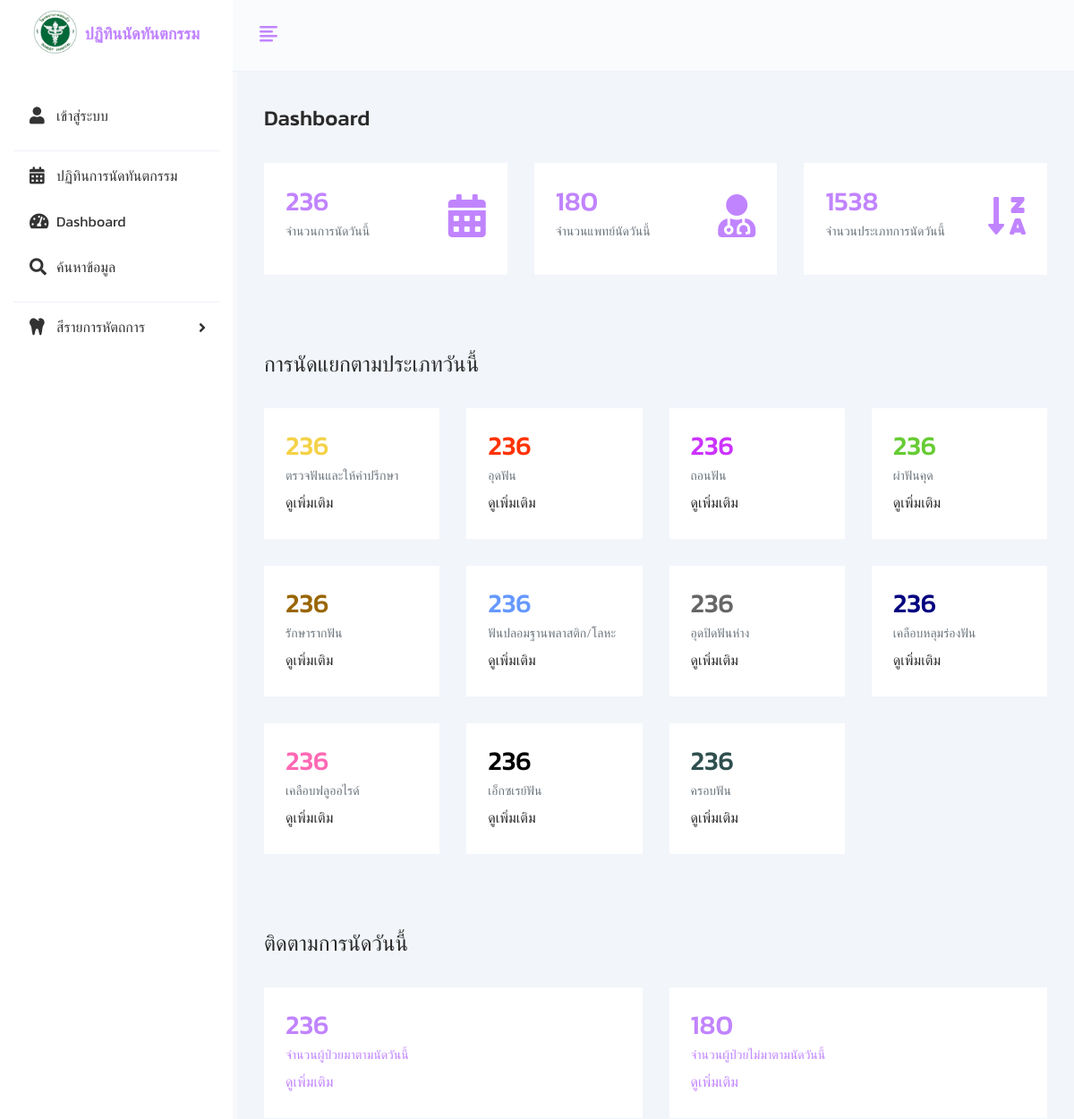
/dashboard.php (upper part), run on an earlier commit of the app's database.
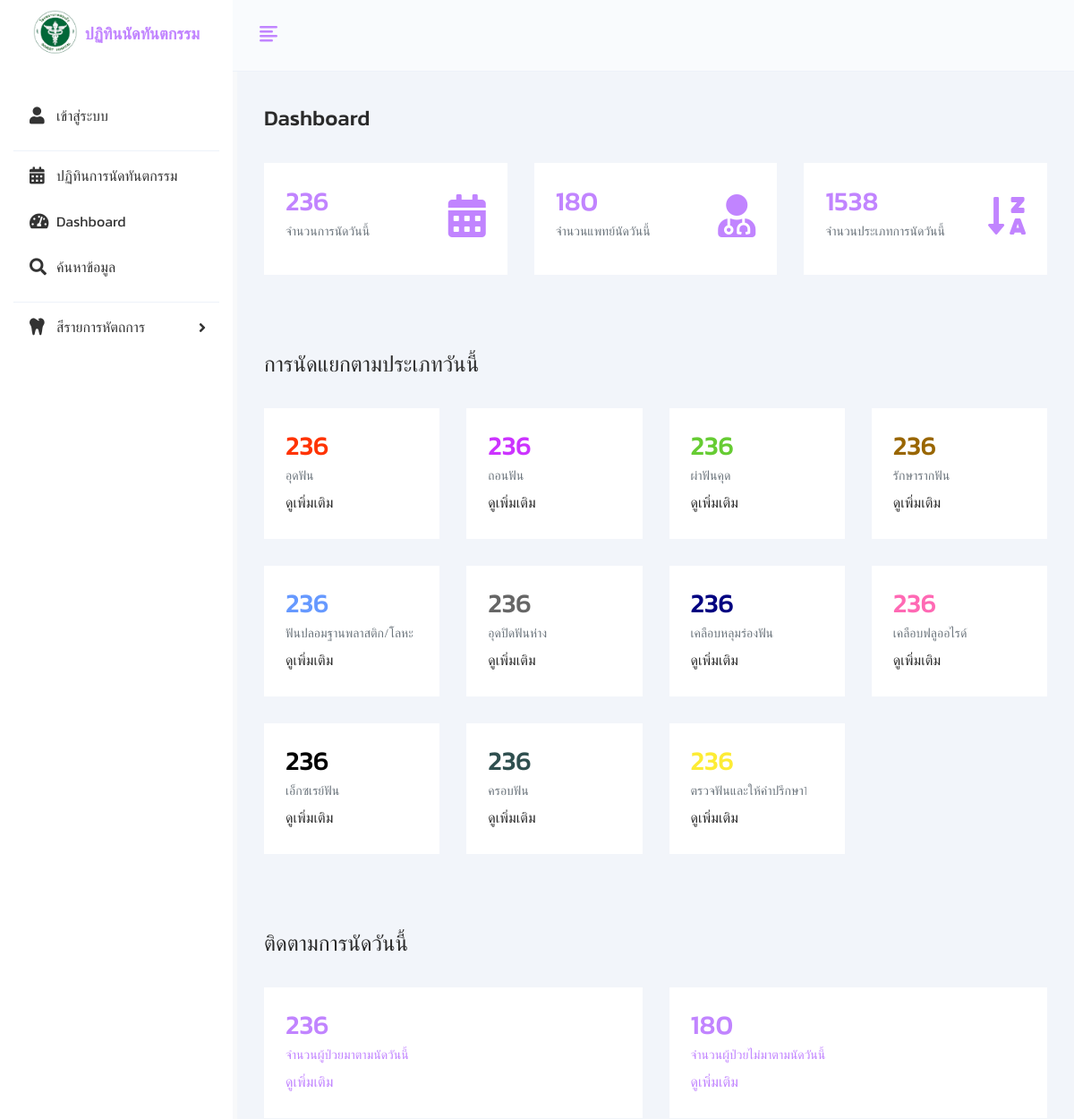
And on a later commit of the database.
### tables this page shows
CREATE TABLE `procedures`  (
  `procedure_id` int NOT NULL AUTO_INCREMENT,
  `procedure_name` varchar(50) NOT NULL,
  `color` varchar(200) NOT NULL,
  PRIMARY KEY (`procedure_id`) USING BTREE
);

### dashboard.php (the view, shortened to what this page needs)
<?php
include('db/pdo_connect.php');
$sql = "SELECT * FROM procedures ";
$stmt = $db->prepare($sql);
$stmt->execute();
$procedures_color = $stmt->fetchAll();
?>
<?php include "components/header-level.php" ?>
<?php include "components/sidebar-level.php" ?>
<div class="main-wrapper">
  <div class="page-wrapper">
    <div class="content container-fluid">
      <div class="page-header">
        <div class="row align-items-center">
          <div class="col">
            <div class="mt-5">
              <h4 class="card-title float-left mt-2">Dashboard</h4>
            </div>
          </div>
        </div>
      </div>
      <div class="row">
        <div class="col-xl-4 col-sm-6 col-12">
          <div class="card board1 ">
            <div class="card-body">
              <div class="dash-widget-header">
                <div>
                  <h3 class="dashboard-text card_widget_header">236</h3>
                  <h6 class="text-muted">จำนวนการนัดวันนี้</h6>
                </div>
                <div class="ml-auto mt-md-3 mt-lg-0">
                  <span style="font-size: 3em; color: Tomato;">
                    <i class="dashboard-text fas fa-calendar-alt"></i>
                  </span>
                </div>
              </div>
            </div>
          </div>
        </div>
        <div class="col-xl-4 col-sm-6 col-12">
          <div class="card board1 ">
            <div class="card-body">
              <div class="dash-widget-header">
                <div>
                  <h3 class= "dashboard-text card_widget_header">180</h3>
                  <h6 class="text-muted">จำนวนแพทย์นัดวันนี้</h6>
                </div>
                <div class="ml-auto mt-md-3 mt-lg-0">
                  <span style="font-size: 3em; color: Tomato;">
                    <i class="dashboard-text fas fa-user-md"></i>
                  </span>
                </div>
              </div>
            </div>
          </div>
        </div>
        <div class="col-xl-4 col-sm-6 col-12">
          <div class="card board1 ">
            <div class="card-body">
              <div class="dash-widget-header">
                <div>
                  <h3 class= "dashboard-text card_widget_header">1538</h3>
                  <h6 class="text-muted">จำนวนประเภทการนัดวันนี้</h6>
                </div>
                <div class="ml-auto mt-md-3 mt-lg-0">
                  <span style="font-size: 3em; color: Tomato;">
                    <i class="dashboard-text fas fa-sort-alpha-down-alt"></i>
                  </span>
                </div>
              </div>
            </div>
          </div>
        </div>
      </div>
      <div class="page-header">
        <div class="row align-items-center">
          <div class="col">
            <div class="mt-5">
              <h4 class="card-title float-left mt-2">การนัดแยกตามประเภทวันนี้</h4>
            </div>
          </div>
        </div>
      </div>
      <div class="row">
      <?php foreach ($procedures_color as $color) : ?>
        <div class="col-xl-3 col-sm-6 col-12">
          <div class="card board1 ">
            <div class="card-body">
              <div class="dash-widget-header">
                <div>
                  <h3 style="color: <?= $color['color']; ?>;" class= "dashboard-text card_widget_header">236</h3>
                  <h6 class="text-muted"><?= $color['procedure_name']; ?></h6>
                  <h7>ดูเพิ่มเติม</h7>
                </div>
              </div>
            </div>
          </div>
        </div>
        <?php endforeach; ?>
      </div>
      <div class="page-header">
        <div class="row align-items-center">
          <div class="col">
            <div class="mt-5">
              <h4 class="card-title float-left mt-2">ติดตามการนัดวันนี้</h4>
            </div>
          </div>
        </div>
      </div>
      <div class="row">
        <div class="col-xl-6 col-sm-6 col-12">
          <div class="card board1 fill">
            <div class="card-body">
              <div class="dash-widget-header">
                <div>
                  <h3 class="card_widget_header">236</h3>
                  <h6 class="text-muted">จำนวนผู้ป่วยมาตามนัดวันนี้</h6>
                  <h7>ดูเพิ่มเติม</h7>
                </div>
              </div>
            </div>
          </div>
        </div>
        <div class="col-xl-6 col-sm-6 col-12">
          <div class="card board1 fill">
            <div class="card-body">
              <div class="dash-widget-header">
                <div>
                  <h3 class="card_widget_header">180</h3>
                  <h6 class="text-muted">จำนวนผู้ป่วยไม่มาตามนัดวันนี้</h6>
                  <h7>ดูเพิ่มเติม</h7>
                </div>
              </div>
            </div>
          </div>
        </div>
      </div>
    </div>
  </div>
</div>
</div>

What changed in the data, as far as the page shows it:
removed procedures: procedure_name "ตรวจฟันและให้คำปรึกษา"
added procedures: procedure_name "ตรวจฟันและให้คำปรึกษา1"
